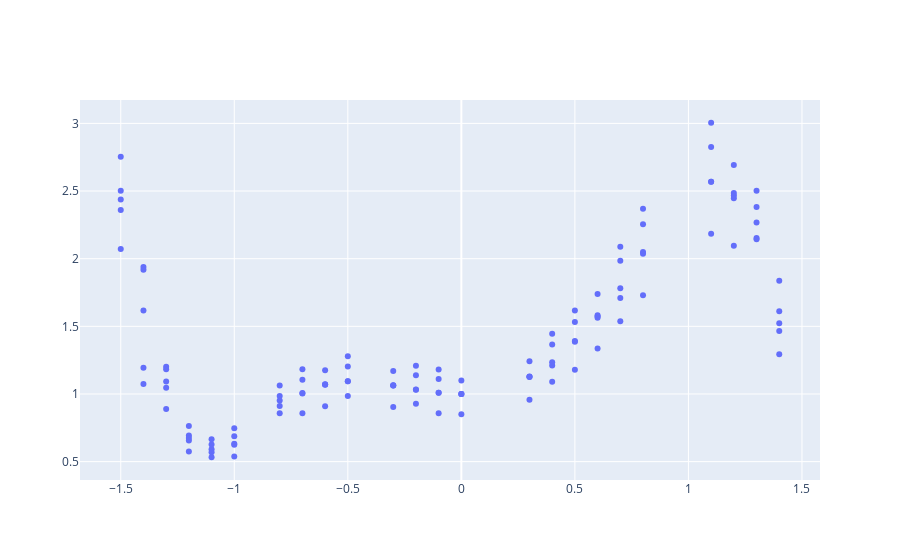

Here is the notebook cell this chart was saved with:
### Code cell
i = -1.5
xData = []
yData = []
counter = 0

def f(x):
    return x**2+np.cos(x**2)+np.sin(x**3)

while (i <= 1.5):
    for x in range(8):
        xData.append(i)
    yData.append(f(i))
    yData.append(f(i+i/16))
    yData.append(f(i+i/18))
    yData.append(f(i+i/21))
    yData.append(f(i)*0.9)
    yData.append(f(i+i/16)*1.1)
    yData.append(f(i+i/18)*0.85)
    yData.append(f(i+i/20)*1.17)
    
    i+=0.1
    
xData = np.array(xData)
yData = np.array(yData)


for i in range(len(xData)):
    if (i >= len(xData)):
        break
    elif (i%3 == 0):
        xData = np.delete(xData, i)
        yData = np.delete(yData, i)
    elif (i%5 == 0):
        xData = np.delete(xData, [i, i+3])
        yData = np.delete(yData, [i, i+3])
    elif (i%5 == 0):
        xData = np.delete(xData, i)
        yData = np.delete(yData, i)

    
def remove(start, end, xData, yData):
    x = start
    array = []
    while (x < end):
        array.append(x)
        x+=1
    
    xData = np.delete(xData, array)
    yData = np.delete(yData, array)
    
    return xData, yData

xData, yData = remove(30, 35, xData, yData)
xData, yData = remove(50, 55, xData, yData)
xData, yData = remove(70, 80, xData, yData)
xData, yData = remove(100, 110, xData, yData)

print(len(xData))
fig = go.Figure(go.Scatter(x = xData, y = yData, mode = "markers"))
fig.show()

### Figure 1 — Plotly figure (JSON) as saved in the notebook; plotly's stock layout.template omitted (floating-point values rounded to 4 significant figures)
{"data": [{"mode": "markers", "type": "scatter", "x": [-1.5, -1.5, -1.5, -1.5, -1.5, -1.4, -1.4, -1.4, -1.4, -1.4, -1.3, -1.3, -1.3, -1.3, -1.3, -1.2, -1.2, -1.2, -1.2, -1.2, -1.1, -1.1, -1.1, -1.1, -1.1, -1.0, -1.0, -1.0, -1.0, -1.0, -0.8, -0.8, -0.8, -0.8, -0.8, -0.7, -0.7, -0.7, -0.7, -0.7, -0.6, -0.6, -0.6, -0.6, -0.6, -0.5, -0.5, -0.5, -0.5, -0.5, -0.3, -0.3, -0.3, -0.3, -0.3, -0.2, -0.2, -0.2, -0.2, -0.2, -0.1, -0.1, -0.1, -0.1, -0.1, 1.943e-16, 1.943e-16, 1.943e-16, 1.943e-16, 1.943e-16, 0.3, 0.3, 0.3, 0.3, 0.3, 0.4, 0.4, 0.4, 0.4, 0.4, 0.5, 0.5, 0.5, 0.5, 0.5, 0.6, 0.6, 0.6, 0.6, 0.6, 0.7, 0.7, 0.7, 0.7, 0.7, 0.8, 0.8, 0.8, 0.8, 0.8, 1.1, 1.1, 1.1, 1.1, 1.1, 1.2, 1.2, 1.2, 1.2, 1.2, 1.3, 1.3, 1.3, 1.3, 1.3, 1.4, 1.4, 1.4, 1.4, 1.4], "y": [2.503, 2.438, 2.36, 2.753, 2.072, 1.193, 1.616, 1.074, 1.939, 1.918, 1.092, 1.047, 1.201, 0.8896, 1.184, 0.6941, 0.6754, 0.6561, 0.7636, 0.5741, 0.5916, 0.5692, 0.5325, 0.6267, 0.6658, 0.6247, 0.632, 0.6872, 0.5372, 0.7465, 0.9522, 0.9104, 0.857, 0.9861, 1.063, 1.004, 1.008, 1.105, 0.8568, 1.183, 1.069, 1.07, 1.072, 1.176, 0.9099, 1.094, 1.094, 0.9848, 1.203, 1.28, 1.064, 1.064, 1.063, 1.17, 0.904, 1.031, 1.034, 0.9281, 1.138, 1.21, 1.01, 1.01, 1.111, 0.8584, 1.181, 1, 1, 1, 1.1, 0.85, 1.129, 1.127, 1.125, 1.242, 0.958, 1.211, 1.234, 1.09, 1.365, 1.445, 1.392, 1.386, 1.531, 1.179, 1.617, 1.581, 1.573, 1.564, 1.739, 1.337, 1.709, 1.781, 1.538, 1.984, 2.088, 2.049, 2.036, 2.254, 1.73, 2.37, 2.569, 2.569, 2.826, 2.184, 3.005, 2.448, 2.466, 2.486, 2.692, 2.096, 2.381, 2.152, 2.143, 2.268, 2.502, 1.465, 1.523, 1.611, 1.295, 1.836]}], "layout": {}}
